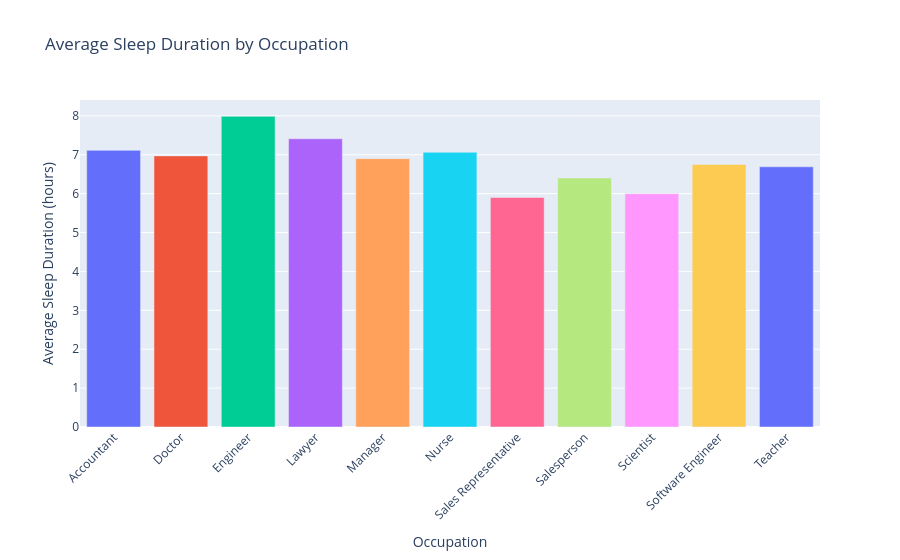
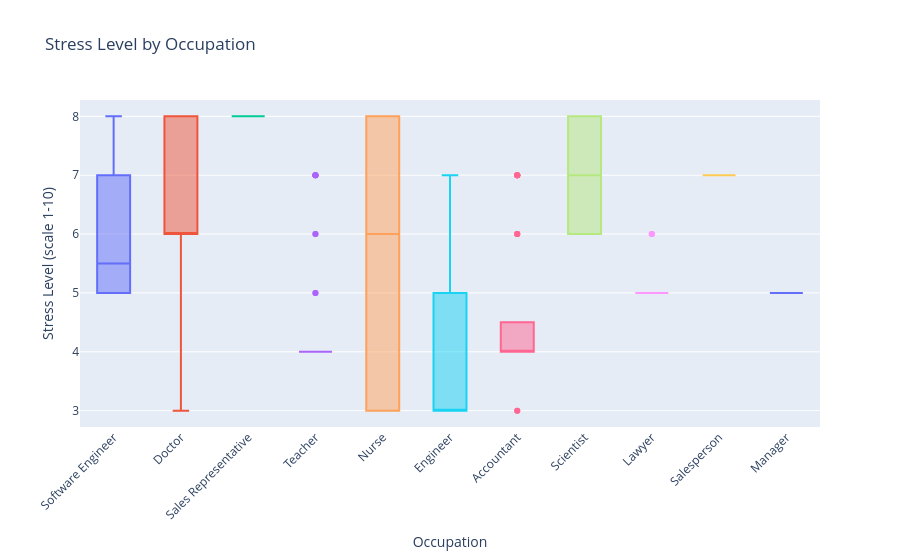

Notebook cell for these charts, in order:
### Code cell
sleep_avg = df.groupby("Occupation")["Sleep Duration"].mean().reset_index()

fig1 = px.bar(
    sleep_avg, x="Occupation", y="Sleep Duration", color="Occupation",
    title="Average Sleep Duration by Occupation",
    labels={"Sleep Duration": "Average Sleep Duration (hours)"},
)
fig1.update_layout(xaxis_tickangle=-45, showlegend=False)

fig2 = px.box(
    df, x="Occupation", y="Stress Level", color="Occupation",
    title="Stress Level by Occupation",
    labels={"Stress Level": "Stress Level (scale 1-10)"},
)
fig2.update_layout(xaxis_tickangle=-45, showlegend=False)

top_occ = df["Occupation"].value_counts().nlargest(7).reset_index()
top_occ.columns = ["Occupation", "Count"]

fig3 = px.pie(
    top_occ, names="Occupation", values="Count",
    title="Top 7 Most Common Occupations", hole=0.4
)

fig1.show()
fig2.show()
fig3.show()

### Figure 1 — Plotly figure (JSON) as saved in the notebook; plotly's stock layout.template omitted (floating-point values rounded to 4 significant figures)
{"data": [{"hovertemplate": "Occupation=%{x}<br>Average Sleep Duration (hours)=%{y}<extra></extra>", "legendgroup": "Accountant", "marker": {"color": "#636efa", "pattern": {"shape": ""}}, "name": "Accountant", "orientation": "v", "showlegend": true, "textposition": "auto", "type": "bar", "x": ["Accountant"], "xaxis": "x", "y": [7.114], "yaxis": "y"}, {"hovertemplate": "Occupation=%{x}<br>Average Sleep Duration (hours)=%{y}<extra></extra>", "legendgroup": "Doctor", "marker": {"color": "#EF553B", "pattern": {"shape": ""}}, "name": "Doctor", "orientation": "v", "showlegend": true, "textposition": "auto", "type": "bar", "x": ["Doctor"], "xaxis": "x", "y": [6.97], "yaxis": "y"}, {"hovertemplate": "Occupation=%{x}<br>Average Sleep Duration (hours)=%{y}<extra></extra>", "legendgroup": "Engineer", "marker": {"color": "#00cc96", "pattern": {"shape": ""}}, "name": "Engineer", "orientation": "v", "showlegend": true, "textposition": "auto", "type": "bar", "x": ["Engineer"], "xaxis": "x", "y": [7.987], "yaxis": "y"}, {"hovertemplate": "Occupation=%{x}<br>Average Sleep Duration (hours)=%{y}<extra></extra>", "legendgroup": "Lawyer", "marker": {"color": "#ab63fa", "pattern": {"shape": ""}}, "name": "Lawyer", "orientation": "v", "showlegend": true, "textposition": "auto", "type": "bar", "x": ["Lawyer"], "xaxis": "x", "y": [7.411], "yaxis": "y"}, {"hovertemplate": "Occupation=%{x}<br>Average Sleep Duration (hours)=%{y}<extra></extra>", "legendgroup": "Manager", "marker": {"color": "#FFA15A", "pattern": {"shape": ""}}, "name": "Manager", "orientation": "v", "showlegend": true, "textposition": "auto", "type": "bar", "x": ["Manager"], "xaxis": "x", "y": [6.9], "yaxis": "y"}, {"hovertemplate": "Occupation=%{x}<br>Average Sleep Duration (hours)=%{y}<extra></extra>", "legendgroup": "Nurse", "marker": {"color": "#19d3f3", "pattern": {"shape": ""}}, "name": "Nurse", "orientation": "v", "showlegend": true, "textposition": "auto", "type": "bar", "x": ["Nurse"], "xaxis": "x", "y": [7.063], "yaxis": "y"}, {"hovertemplate": "Occupation=%{x}<br>Average Sleep Duration (hours)=%{y}<extra></extra>", "legendgroup": "Sales Representative", "marker": {"color": "#FF6692", "pattern": {"shape": ""}}, "name": "Sales Representative", "orientation": "v", "showlegend": true, "textposition": "auto", "type": "bar", "x": ["Sales Representative"], "xaxis": "x", "y": [5.9], "yaxis": "y"}, {"hovertemplate": "Occupation=%{x}<br>Average Sleep Duration (hours)=%{y}<extra></extra>", "legendgroup": "Salesperson", "marker": {"color": "#B6E880", "pattern": {"shape": ""}}, "name": "Salesperson", "orientation": "v", "showlegend": true, "textposition": "auto", "type": "bar", "x": ["Salesperson"], "xaxis": "x", "y": [6.403], "yaxis": "y"}, {"hovertemplate": "Occupation=%{x}<br>Average Sleep Duration (hours)=%{y}<extra></extra>", "legendgroup": "Scientist", "marker": {"color": "#FF97FF", "pattern": {"shape": ""}}, "name": "Scientist", "orientation": "v", "showlegend": true, "textposition": "auto", "type": "bar", "x": ["Scientist"], "xaxis": "x", "y": [6.0], "yaxis": "y"}, {"hovertemplate": "Occupation=%{x}<br>Average Sleep Duration (hours)=%{y}<extra></extra>", "legendgroup": "Software Engineer", "marker": {"color": "#FECB52", "pattern": {"shape": ""}}, "name": "Software Engineer", "orientation": "v", "showlegend": true, "textposition": "auto", "type": "bar", "x": ["Software Engineer"], "xaxis": "x", "y": [6.75], "yaxis": "y"}, {"hovertemplate": "Occupation=%{x}<br>Average Sleep Duration (hours)=%{y}<extra></extra>", "legendgroup": "Teacher", "marker": {"color": "#636efa", "pattern": {"shape": ""}}, "name": "Teacher", "orientation": "v", "showlegend": true, "textposition": "auto", "type": "bar", "x": ["Teacher"], "xaxis": "x", "y": [6.69], "yaxis": "y"}], "layout": {"barmode": "relative", "legend": {"title": {"text": "Occupation"}, "tracegroupgap": 0}, "showlegend": false, "title": {"text": "Average Sleep Duration by Occupation"}, "xaxis": {"anchor": "y", "categoryarray": ["Accountant", "Doctor", "Engineer", "Lawyer", "Manager", "Nurse", "Sales Representative", "Salesperson", "Scientist", "Software Engineer", "Teacher"], "categoryorder": "array", "domain": [0, 1], "tickangle": -45, "title": {"text": "Occupation"}}, "yaxis": {"anchor": "x", "domain": [0, 1], "title": {"text": "Average Sleep Duration (hours)"}}}}

### Figure 2 — Plotly figure (JSON) as saved in the notebook; plotly's stock layout.template omitted (floating-point values rounded to 4 significant figures)
{"data": [{"alignmentgroup": "True", "hovertemplate": "Occupation=%{x}<br>Stress Level (scale 1-10)=%{y}<extra></extra>", "legendgroup": "Software Engineer", "marker": {"color": "#636efa"}, "name": "Software Engineer", "notched": false, "offsetgroup": "Software Engineer", "orientation": "v", "showlegend": true, "type": "box", "x": ["Software Engineer", "Software Engineer", "Software Engineer", "Software Engineer"], "x0": " ", "xaxis": "x", "y": [6, 8, 5, 5], "y0": " ", "yaxis": "y"}, {"alignmentgroup": "True", "hovertemplate": "Occupation=%{x}<br>Stress Level (scale 1-10)=%{y}<extra></extra>", "legendgroup": "Doctor", "marker": {"color": "#EF553B"}, "name": "Doctor", "notched": false, "offsetgroup": "Doctor", "orientation": "v", "showlegend": true, "type": "box", "x": ["Doctor", "Doctor", "Doctor", "Doctor", "Doctor", "Doctor", "Doctor", "Doctor", "Doctor", "Doctor", "Doctor", "Doctor", "Doctor", "Doctor", "Doctor", "Doctor", "Doctor", "Doctor", "Doctor", "Doctor", "Doctor", "Doctor", "Doctor", "Doctor", "Doctor", "Doctor", "Doctor", "Doctor", "Doctor", "Doctor", "Doctor", "Doctor", "Doctor", "Doctor", "Doctor", "Doctor", "Doctor", "Doctor", "Doctor", "Doctor", "Doctor", "Doctor", "Doctor", "Doctor", "Doctor", "Doctor", "Doctor", "Doctor", "Doctor", "Doctor", "Doctor", "Doctor", "Doctor", "Doctor", "Doctor", "Doctor", "Doctor", "Doctor", "Doctor", "Doctor", "Doctor", "Doctor", "Doctor", "Doctor", "Doctor", "Doctor", "Doctor", "Doctor", "Doctor", "Doctor", "Doctor"], "x0": " ", "xaxis": "x", "y": [8, 8, 6, 6, 6, 8, 6, 8, 8, 8, 8, 8, 6, 6, 6, 6, 6, 6, 6, 6, 6, 6, 6, 8, 6, 8, 8, 6, 6, 6, 6, 6, 6, 6, 6, 6, 6, 6, 6, 6, 8, 6, 8, 8, 6, 8, 8, 6, 8, 8, 8, 8, 8, 8, 8, 8, 8, 8, 8, 8, 8, 8, 8, 8, 8, 5, 5, 3, 3, 3, 3], "y0": " ", "yaxis": "y"}, {"alignmentgroup": "True", "hovertemplate": "Occupation=%{x}<br>Stress Level (scale 1-10)=%{y}<extra></extra>", "legendgroup": "Sales Representative", "marker": {"color": "#00cc96"}, "name": "Sales Representative", "notched": false, "offsetgroup": "Sales Representative", "orientation": "v", "showlegend": true, "type": "box", "x": ["Sales Representative", "Sales Representative"], "x0": " ", "xaxis": "x", "y": [8, 8], "y0": " ", "yaxis": "y"}, {"alignmentgroup": "True", "hovertemplate": "Occupation=%{x}<br>Stress Level (scale 1-10)=%{y}<extra></extra>", "legendgroup": "Teacher", "marker": {"color": "#ab63fa"}, "name": "Teacher", "notched": false, "offsetgroup": "Teacher", "orientation": "v", "showlegend": true, "type": "box", "x": ["Teacher", "Teacher", "Teacher", "Teacher", "Teacher", "Teacher", "Teacher", "Teacher", "Teacher", "Teacher", "Teacher", "Teacher", "Teacher", "Teacher", "Teacher", "Teacher", "Teacher", "Teacher", "Teacher", "Teacher", "Teacher", "Teacher", "Teacher", "Teacher", "Teacher", "Teacher", "Teacher", "Teacher", "Teacher", "Teacher", "Teacher", "Teacher", "Teacher", "Teacher", "Teacher", "Teacher", "Teacher", "Teacher", "Teacher", "Teacher"], "x0": " ", "xaxis": "x", "y": [7, 5, 5, 4, 4, 4, 4, 4, 7, 4, 7, 7, 7, 4, 4, 4, 4, 4, 4, 4, 4, 4, 4, 4, 4, 4, 4, 6, 6, 4, 4, 4, 4, 4, 4, 4, 4, 4, 4, 4], "y0": " ", "yaxis": "y"}, {"alignmentgroup": "True", "hovertemplate": "Occupation=%{x}<br>Stress Level (scale 1-10)=%{y}<extra></extra>", "legendgroup": "Nurse", "marker": {"color": "#FFA15A"}, "name": "Nurse", "notched": false, "offsetgroup": "Nurse", "orientation": "v", "showlegend": true, "type": "box", "x": ["Nurse", "Nurse", "Nurse", "Nurse", "Nurse", "Nurse", "Nurse", "Nurse", "Nurse", "Nurse", "Nurse", "Nurse", "Nurse", "Nurse", "Nurse", "Nurse", "Nurse", "Nurse", "Nurse", "Nurse", "Nurse", "Nurse", "Nurse", "Nurse", "Nurse", "Nurse", "Nurse", "Nurse", "Nurse", "Nurse", "Nurse", "Nurse", "Nurse", "Nurse", "Nurse", "Nurse", "Nurse", "Nurse", "Nurse", "Nurse", "Nurse", "Nurse", "Nurse", "Nurse", "Nurse", "Nurse", "Nurse", "Nurse", "Nurse", "Nurse", "Nurse", "Nurse", "Nurse", "Nurse", "Nurse", "Nurse", "Nurse", "Nurse", "Nurse", "Nurse", "Nurse", "Nurse", "Nurse", "Nurse", "Nurse", "Nurse", "Nurse", "Nurse", "Nurse", "Nurse", "Nurse", "Nurse", "Nurse"], "x0": " ", "xaxis": "x", "y": [7, 7, 7, 7, 4, 6, 4, 8, 8, 8, 8, 8, 8, 8, 8, 8, 8, 8, 8, 8, 8, 8, 8, 8, 8, 8, 8, 8, 8, 8, 8, 8, 8, 8, 8, 8, 6, 8, 8, 8, 4, 4, 3, 3, 3, 3, 3, 3, 3, 3, 3, 3, 3, 3, 3, 3, 3, 3, 3, 3, 3, 3, 3, 3, 3, 3, 3, 3, 3, 3, 3, 3, 3], "y0": " ", "yaxis": "y"}, {"alignmentgroup": "True", "hovertemplate": "Occupation=%{x}<br>Stress Level (scale 1-10)=%{y}<extra></extra>", "legendgroup": "Engineer", "marker": {"color": "#19d3f3"}, "name": "Engineer", "notched": false, "offsetgroup": "Engineer", "orientation": "v", "showlegend": true, "type": "box", "x": ["Engineer", "Engineer", "Engineer", "Engineer", "Engineer", "Engineer", "Engineer", "Engineer", "Engineer", "Engineer", "Engineer", "Engineer", "Engineer", "Engineer", "Engineer", "Engineer", "Engineer", "Engineer", "Engineer", "Engineer", "Engineer", "Engineer", "Engineer", "Engineer", "Engineer", "Engineer", "Engineer", "Engineer", "Engineer", "Engineer", "Engineer", "Engineer", "Engineer", "Engineer", "Engineer", "Engineer", "Engineer", "Engineer", "Engineer", "Engineer", "Engineer", "Engineer", "Engineer", "Engineer", "Engineer", "Engineer", "Engineer", "Engineer", "Engineer", "Engineer", "Engineer", "Engineer", "Engineer", "Engineer", "Engineer", "Engineer", "Engineer", "Engineer", "Engineer", "Engineer", "Engineer", "Engineer", "Engineer"], "x0": " ", "xaxis": "x", "y": [3, 3, 4, 4, 4, 4, 4, 4, 4, 4, 7, 6, 5, 5, 7, 4, 5, 5, 5, 5, 5, 5, 5, 5, 5, 5, 5, 5, 5, 5, 7, 3, 3, 3, 3, 3, 3, 3, 3, 3, 3, 3, 3, 3, 3, 3, 3, 3, 3, 3, 3, 3, 3, 3, 3, 3, 3, 3, 3, 3, 3, 3, 3], "y0": " ", "yaxis": "y"}, {"alignmentgroup": "True", "hovertemplate": "Occupation=%{x}<br>Stress Level (scale 1-10)=%{y}<extra></extra>", "legendgroup": "Accountant", "marker": {"color": "#FF6692"}, "name": "Accountant", "notched": false, "offsetgroup": "Accountant", "orientation": "v", "showlegend": true, "type": "box", "x": ["Accountant", "Accountant", "Accountant", "Accountant", "Accountant", "Accountant", "Accountant", "Accountant", "Accountant", "Accountant", "Accountant", "Accountant", "Accountant", "Accountant", "Accountant", "Accountant", "Accountant", "Accountant", "Accountant", "Accountant", "Accountant", "Accountant", "Accountant", "Accountant", "Accountant", "Accountant", "Accountant", "Accountant", "Accountant", "Accountant", "Accountant", "Accountant", "Accountant", "Accountant", "Accountant", "Accountant", "Accountant"], "x0": " ", "xaxis": "x", "y": [6, 4, 4, 4, 4, 4, 4, 4, 4, 4, 4, 4, 4, 4, 4, 4, 4, 4, 4, 4, 4, 4, 4, 4, 4, 4, 4, 3, 3, 6, 6, 7, 7, 7, 7, 7, 7], "y0": " ", "yaxis": "y"}, {"alignmentgroup": "True", "hovertemplate": "Occupation=%{x}<br>Stress Level (scale 1-10)=%{y}<extra></extra>", "legendgroup": "Scientist", "marker": {"color": "#B6E880"}, "name": "Scientist", "notched": false, "offsetgroup": "Scientist", "orientation": "v", "showlegend": true, "type": "box", "x": ["Scientist", "Scientist", "Scientist", "Scientist"], "x0": " ", "xaxis": "x", "y": [6, 6, 8, 8], "y0": " ", "yaxis": "y"}, {"alignmentgroup": "True", "hovertemplate": "Occupation=%{x}<br>Stress Level (scale 1-10)=%{y}<extra></extra>", "legendgroup": "Lawyer", "marker": {"color": "#FF97FF"}, "name": "Lawyer", "notched": false, "offsetgroup": "Lawyer", "orientation": "v", "showlegend": true, "type": "box", "x": ["Lawyer", "Lawyer", "Lawyer", "Lawyer", "Lawyer", "Lawyer", "Lawyer", "Lawyer", "Lawyer", "Lawyer", "Lawyer", "Lawyer", "Lawyer", "Lawyer", "Lawyer", "Lawyer", "Lawyer", "Lawyer", "Lawyer", "Lawyer", "Lawyer", "Lawyer", "Lawyer", "Lawyer", "Lawyer", "Lawyer", "Lawyer", "Lawyer", "Lawyer", "Lawyer", "Lawyer", "Lawyer", "Lawyer", "Lawyer", "Lawyer", "Lawyer", "Lawyer", "Lawyer", "Lawyer", "Lawyer", "Lawyer", "Lawyer", "Lawyer", "Lawyer", "Lawyer", "Lawyer", "Lawyer"], "x0": " ", "xaxis": "x", "y": [5, 5, 5, 5, 5, 5, 5, 5, 5, 5, 5, 5, 5, 5, 5, 5, 5, 6, 5, 5, 5, 5, 5, 5, 5, 5, 5, 5, 5, 5, 5, 6, 6, 5, 5, 5, 5, 5, 5, 5, 5, 5, 5, 5, 5, 5, 5], "y0": " ", "yaxis": "y"}, {"alignmentgroup": "True", "hovertemplate": "Occupation=%{x}<br>Stress Level (scale 1-10)=%{y}<extra></extra>", "legendgroup": "Salesperson", "marker": {"color": "#FECB52"}, "name": "Salesperson", "notched": false, "offsetgroup": "Salesperson", "orientation": "v", "showlegend": true, "type": "box", "x": ["Salesperson", "Salesperson", "Salesperson", "Salesperson", "Salesperson", "Salesperson", "Salesperson", "Salesperson", "Salesperson", "Salesperson", "Salesperson", "Salesperson", "Salesperson", "Salesperson", "Salesperson", "Salesperson", "Salesperson", "Salesperson", "Salesperson", "Salesperson", "Salesperson", "Salesperson", "Salesperson", "Salesperson", "Salesperson", "Salesperson", "Salesperson", "Salesperson", "Salesperson", "Salesperson", "Salesperson", "Salesperson"], "x0": " ", "xaxis": "x", "y": [7, 7, 7, 7, 7, 7, 7, 7, 7, 7, 7, 7, 7, 7, 7, 7, 7, 7, 7, 7, 7, 7, 7, 7, 7, 7, 7, 7, 7, 7, 7, 7], "y0": " ", "yaxis": "y"}, {"alignmentgroup": "True", "hovertemplate": "Occupation=%{x}<br>Stress Level (scale 1-10)=%{y}<extra></extra>", "legendgroup": "Manager", "marker": {"color": "#636efa"}, "name": "Manager", "notched": false, "offsetgroup": "Manager", "orientation": "v", "showlegend": true, "type": "box", "x": ["Manager"], "x0": " ", "xaxis": "x", "y": [5], "y0": " ", "yaxis": "y"}], "layout": {"boxmode": "overlay", "legend": {"title": {"text": "Occupation"}, "tracegroupgap": 0}, "showlegend": false, "title": {"text": "Stress Level by Occupation"}, "xaxis": {"anchor": "y", "categoryarray": ["Software Engineer", "Doctor", "Sales Representative", "Teacher", "Nurse", "Engineer", "Accountant", "Scientist", "Lawyer", "Salesperson", "Manager"], "categoryorder": "array", "domain": [0, 1], "tickangle": -45, "title": {"text": "Occupation"}}, "yaxis": {"anchor": "x", "domain": [0, 1], "title": {"text": "Stress Level (scale 1-10)"}}}}
